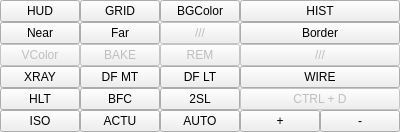
    <widget class="QWidget" name="wg_displayMenu" native="true">
     <layout class="QGridLayout" name="gridLayout_4">
      <property name="margin">
       <number>0</number>
      </property>
      <property name="spacing">
       <number>0</number>
      </property>
      <item row="8" column="2">
       <widget class="QPushButton" name="bt_actuIsolate">
        <property name="toolTip">
         <string>Auto Add New Object</string>
        </property>
        <property name="text">
         <string>ACTU</string>
        </property>
        <property name="checkable">
         <bool>true</bool>
        </property>
       </widget>
      </item>
      <item row="8" column="1">
       <widget class="QPushButton" name="bt_isolateSel">
        <property name="toolTip">
         <string>Isolate Selection</string>
        </property>
        <property name="text">
         <string>ISO</string>
        </property>
        <property name="checkable">
         <bool>true</bool>
        </property>
       </widget>
      </item>
      <item row="6" column="2">
       <widget class="QPushButton" name="bt_defaultMat">
        <property name="toolTip">
         <string>Use Default Material</string>
        </property>
        <property name="text">
         <string>DF MT</string>
        </property>
        <property name="checkable">
         <bool>true</bool>
        </property>
       </widget>
      </item>
      <item row="6" column="1">
       <widget class="QPushButton" name="bt_xrayMat">
        <property name="toolTip">
         <string>X Ray View</string>
        </property>
        <property name="text">
         <string>XRAY</string>
        </property>
        <property name="checkable">
         <bool>true</bool>
        </property>
       </widget>
      </item>
      <item row="3" column="8">
       <widget class="QPushButton" name="bt_7">
        <property name="enabled">
         <bool>false</bool>
        </property>
        <property name="toolTip">
         <string>Marquee / Drag Selection Style</string>
        </property>
        <property name="text">
         <string>///</string>
        </property>
       </widget>
      </item>
      <item row="2" column="5">
       <widget class="QPushButton" name="bt_2">
        <property name="enabled">
         <bool>false</bool>
        </property>
        <property name="toolTip">
         <string>Marquee / Drag Selection Style</string>
        </property>
        <property name="text">
         <string>///</string>
        </property>
       </widget>
      </item>
      <item row="2" column="2">
       <widget class="QPushButton" name="bt_farClip">
        <property name="minimumSize">
         <size>
          <width>0</width>
          <height>0</height>
         </size>
        </property>
        <property name="toolTip">
         <string>Multi</string>
        </property>
        <property name="styleSheet">
         <string notr="true"/>
        </property>
        <property name="text">
         <string>Far</string>
        </property>
       </widget>
      </item>
      <item row="3" column="1">
       <widget class="QPushButton" name="bt_displayVC">
        <property name="enabled">
         <bool>false</bool>
        </property>
        <property name="toolTip">
         <string>Display Vertex Color</string>
        </property>
        <property name="text">
         <string>VColor</string>
        </property>
        <property name="checkable">
         <bool>true</bool>
        </property>
       </widget>
      </item>
      <item row="0" column="1">
       <widget class="QPushButton" name="bt_hudInfos">
        <property name="minimumSize">
         <size>
          <width>50</width>
          <height>0</height>
         </size>
        </property>
        <property name="toolTip">
         <string>Heads Up Display</string>
        </property>
        <property name="styleSheet">
         <string notr="true"/>
        </property>
        <property name="text">
         <string>HUD</string>
        </property>
        <property name="checkable">
         <bool>true</bool>
        </property>
       </widget>
      </item>
      <item row="2" column="1">
       <widget class="QPushButton" name="bt_nearClip">
        <property name="minimumSize">
         <size>
          <width>0</width>
          <height>0</height>
         </size>
        </property>
        <property name="toolTip">
         <string>Multi</string>
        </property>
        <property name="styleSheet">
         <string notr="true"/>
        </property>
        <property name="text">
         <string>Near</string>
        </property>
       </widget>
      </item>
      <item row="0" column="2">
       <widget class="QPushButton" name="bt_toggleGrid">
        <property name="toolTip">
         <string>Toggle The Grid</string>
        </property>
        <property name="styleSheet">
         <string notr="true"/>
        </property>
        <property name="text">
         <string>GRID</string>
        </property>
        <property name="checkable">
         <bool>true</bool>
        </property>
        <property name="autoExclusive">
         <bool>false</bool>
        </property>
       </widget>
      </item>
      <item row="7" column="1">
       <widget class="QPushButton" name="bt_selHighlight">
        <property name="toolTip">
         <string>Selection HighLight</string>
        </property>
        <property name="text">
         <string>HLT</string>
        </property>
        <property name="checkable">
         <bool>true</bool>
        </property>
       </widget>
      </item>
      <item row="3" column="2">
       <widget class="QPushButton" name="bt_bakeVC">
        <property name="enabled">
         <bool>false</bool>
        </property>
        <property name="toolTip">
         <string>Bake Vertex Color</string>
        </property>
        <property name="text">
         <string>BAKE</string>
        </property>
        <property name="checkable">
         <bool>false</bool>
        </property>
       </widget>
      </item>
      <item row="3" column="5">
       <widget class="QPushButton" name="bt_removeVC">
        <property name="enabled">
         <bool>false</bool>
        </property>
        <property name="toolTip">
         <string>Remove Vertex Color</string>
        </property>
        <property name="text">
         <string>REM</string>
        </property>
       </widget>
      </item>
      <item row="7" column="5">
       <widget class="QPushButton" name="bt_twoSideLight">
        <property name="toolTip">
         <string>Two Side Lighting</string>
        </property>
        <property name="text">
         <string>2SL</string>
        </property>
        <property name="checkable">
         <bool>true</bool>
        </property>
       </widget>
      </item>
      <item row="7" column="2">
       <widget class="QPushButton" name="bt_backFaceCulling">
        <property name="toolTip">
         <string>BackFaceCulling</string>
        </property>
        <property name="text">
         <string>BFC</string>
        </property>
        <property name="checkable">
         <bool>true</bool>
        </property>
       </widget>
      </item>
      <item row="0" column="5">
       <widget class="QPushButton" name="bt_backgroundColor">
        <property name="enabled">
         <bool>true</bool>
        </property>
        <property name="toolTip">
         <string>Marquee / Drag Selection Style</string>
        </property>
        <property name="text">
         <string>BGColor</string>
        </property>
       </widget>
      </item>
      <item row="6" column="8">
       <widget class="QPushButton" name="bt_wireframe">
        <property name="toolTip">
         <string>Wireframe On Shaded</string>
        </property>
        <property name="text">
         <string>WIRE</string>
        </property>
        <property name="checkable">
         <bool>true</bool>
        </property>
       </widget>
      </item>
      <item row="6" column="5">
       <widget class="QPushButton" name="bt_defaultLight">
        <property name="toolTip">
         <string>Toggle No / Default Light</string>
        </property>
        <property name="text">
         <string>DF LT</string>
        </property>
       </widget>
      </item>
      <item row="7" column="8">
       <widget class="QPushButton" name="bt_setChecker">
        <property name="enabled">
         <bool>false</bool>
        </property>
        <property name="toolTip">
         <string>Apply Checker</string>
        </property>
        <property name="text">
         <string>CTRL + D</string>
        </property>
        <property name="autoExclusive">
         <bool>false</bool>
        </property>
       </widget>
      </item>
      <item row="2" column="8">
       <widget class="QPushButton" name="bt_toggleBorderEdge">
        <property name="toolTip">
         <string>Toggle Border Edges</string>
        </property>
        <property name="text">
         <string>Border</string>
        </property>
        <property name="checkable">
         <bool>true</bool>
        </property>
       </widget>
      </item>
      <item row="0" column="8">
       <widget class="QPushButton" name="bt_toggleBorderEdge_2">
        <property name="toolTip">
         <string>Toggle Border Edges</string>
        </property>
        <property name="text">
         <string>HIST</string>
        </property>
        <property name="checkable">
         <bool>true</bool>
        </property>
       </widget>
      </item>
      <item row="8" column="5">
       <widget class="QPushButton" name="bt_autoAddIsolate">
        <property name="toolTip">
         <string>Auto Add New Object</string>
        </property>
        <property name="text">
         <string>AUTO</string>
        </property>
        <property name="checkable">
         <bool>true</bool>
        </property>
       </widget>
      </item>
      <item row="8" column="8">
       <widget class="QWidget" name="horizontalWidget_2" native="true">
        <layout class="QHBoxLayout" name="horizontalLayout_6">
         <property name="spacing">
          <number>0</number>
         </property>
         <property name="margin">
          <number>0</number>
         </property>
         <item>
          <widget class="QPushButton" name="bt_removeToIsolate">
           <property name="toolTip">
            <string>Remove To Isolate</string>
           </property>
           <property name="text">
            <string>+</string>
           </property>
          </widget>
         </item>
         <item>
          <widget class="QPushButton" name="bt_addToIsolate">
           <property name="toolTip">
            <string>Add To Isolate</string>
           </property>
           <property name="text">
            <string>-</string>
           </property>
           <property name="checkable">
            <bool>false</bool>
           </property>
          </widget>
         </item>
        </layout>
       </widget>
      </item>
     </layout>
    </widget>
